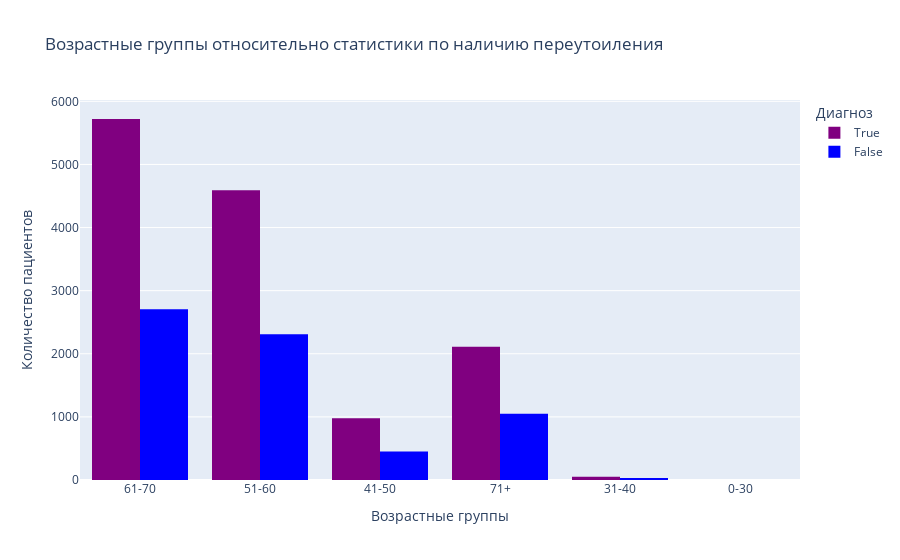

Notebook cell for this chart:
### Markdown cell above
Распределение переутомления по возрастным категориям

### Code cell
df_lung['AGE_GROUP'] = pd.cut(df_lung['age'], 
                             bins=[0, 30, 40, 50, 60, 70, 100],
                             labels=['0-30', '31-40', '41-50', '51-60', '61-70', '71+'])

fig = px.histogram(df_lung, x='AGE_GROUP', color='fatigue',
                   title='Возрастные группы относительно статистики по наличию переутоиления',
                   labels={'AGE_GROUP': 'Возрастные группы', 'count': 'Количество пациентов'},
                   color_discrete_map={True: 'purple', False: "blue"},
                   barmode='group',
                   text_auto=False)

fig.update_layout(
    xaxis_title='Возрастные группы',
    yaxis_title='Количество пациентов',
    legend_title='Диагноз',
    font=dict(size=12)
)

fig.show()
fig.write_html("plot_fatigue.html", include_plotlyjs=True)

### Figure 1 — Plotly figure (JSON) as saved in the notebook; plotly's stock layout.template omitted (floating-point values rounded to 4 significant figures; data arrays with more than 128 entries replaced by an {"elided": "..."} marker saying what was removed)
{"data": [{"alignmentgroup": "True", "bingroup": "x", "hovertemplate": "fatigue=True<br>Возрастные группы=%{x}<br>count=%{y}<extra></extra>", "legendgroup": "True", "marker": {"color": "purple", "pattern": {"shape": ""}}, "name": "True", "offsetgroup": "True", "orientation": "v", "showlegend": true, "type": "histogram", "x": {"elided": "13448 str values"}, "xaxis": "x", "yaxis": "y"}, {"alignmentgroup": "True", "bingroup": "x", "hovertemplate": "fatigue=False<br>Возрастные группы=%{x}<br>count=%{y}<extra></extra>", "legendgroup": "False", "marker": {"color": "blue", "pattern": {"shape": ""}}, "name": "False", "offsetgroup": "False", "orientation": "v", "showlegend": true, "type": "histogram", "x": {"elided": "6552 str values"}, "xaxis": "x", "yaxis": "y"}], "layout": {"barmode": "group", "font": {"size": 12}, "legend": {"title": {"text": "Диагноз"}, "tracegroupgap": 0}, "title": {"text": "Возрастные группы относительно статистики по наличию переутоиления"}, "xaxis": {"anchor": "y", "domain": [0, 1], "title": {"text": "Возрастные группы"}}, "yaxis": {"anchor": "x", "domain": [0, 1], "title": {"text": "Количество пациентов"}}}}
